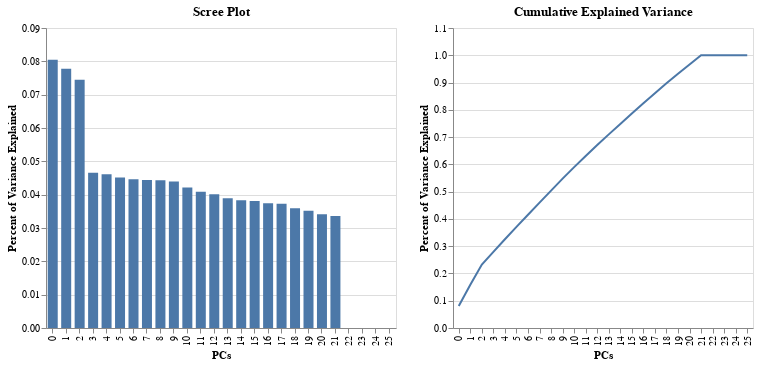

This figure's notebook cell:
### Code cell
scree = alt.Chart(pve).mark_bar(width=10).encode(
    x = alt.X('index:O', title = 'PCs'),
    y='Percent of Variance Explained:Q'
).properties(
    width = 350,
    title = 'Scree Plot'
)

pve_cumsum = pd.DataFrame(np.cumsum(d**2/np.sum(d**2)),columns=["Percent of Variance Explained"]).reset_index()
cumulative = alt.Chart(pve_cumsum).mark_line().encode(
    x = alt.X('index:O', title = 'PCs'),
    y = 'Percent of Variance Explained'
).properties(
    width = 300,
    title = 'Cumulative Explained Variance')
scree | cumulative

### Figure 1 — Vega-Lite specification as saved in the notebook (floating-point values rounded to 4 significant figures)
{"config": {"view": {"continuousWidth": 400, "continuousHeight": 300}}, "hconcat": [{"data": {"name": "data-a44d00b65391009892d669cc75a10da2"}, "mark": {"type": "bar", "width": 10}, "encoding": {"x": {"field": "index", "title": "PCs", "type": "ordinal"}, "y": {"field": "Percent of Variance Explained", "type": "quantitative"}}, "title": "Scree Plot", "width": 350}, {"data": {"name": "data-afe6a891fd6e947b2ac038812c4169ff"}, "mark": "line", "encoding": {"x": {"field": "index", "title": "PCs", "type": "ordinal"}, "y": {"field": "Percent of Variance Explained", "type": "quantitative"}}, "title": "Cumulative Explained Variance", "width": 300}], "$schema": "https://vega.github.io/schema/vega-lite/v4.17.0.json", "datasets": {"data-a44d00b65391009892d669cc75a10da2": [{"index": 0, "Percent of Variance Explained": 0.08044}, {"index": 1, "Percent of Variance Explained": 0.07781}, {"index": 2, "Percent of Variance Explained": 0.07446}, {"index": 3, "Percent of Variance Explained": 0.04658}, {"index": 4, "Percent of Variance Explained": 0.04612}, {"index": 5, "Percent of Variance Explained": 0.04515}, {"index": 6, "Percent of Variance Explained": 0.04465}, {"index": 7, "Percent of Variance Explained": 0.04439}, {"index": 8, "Percent of Variance Explained": 0.04432}, {"index": 9, "Percent of Variance Explained": 0.04393}, {"index": 10, "Percent of Variance Explained": 0.04216}, {"index": 11, "Percent of Variance Explained": 0.04091}, {"index": 12, "Percent of Variance Explained": 0.04012}, {"index": 13, "Percent of Variance Explained": 0.0389}, {"index": 14, "Percent of Variance Explained": 0.03836}, {"index": 15, "Percent of Variance Explained": 0.03814}, {"index": 16, "Percent of Variance Explained": 0.03742}, {"index": 17, "Percent of Variance Explained": 0.03728}, {"index": 18, "Percent of Variance Explained": 0.03592}, {"index": 19, "Percent of Variance Explained": 0.03521}, {"index": 20, "Percent of Variance Explained": 0.03412}, {"index": 21, "Percent of Variance Explained": 0.03362}, {"index": 22, "Percent of Variance Explained": 9.191e-33}, {"index": 23, "Percent of Variance Explained": 5.24e-33}, {"index": 24, "Percent of Variance Explained": 3.36e-33}, {"index": 25, "Percent of Variance Explained": 1.061e-33}], "data-afe6a891fd6e947b2ac038812c4169ff": [{"index": 0, "Percent of Variance Explained": 0.08044}, {"index": 1, "Percent of Variance Explained": 0.1582}, {"index": 2, "Percent of Variance Explained": 0.2327}, {"index": 3, "Percent of Variance Explained": 0.2793}, {"index": 4, "Percent of Variance Explained": 0.3254}, {"index": 5, "Percent of Variance Explained": 0.3706}, {"index": 6, "Percent of Variance Explained": 0.4152}, {"index": 7, "Percent of Variance Explained": 0.4596}, {"index": 8, "Percent of Variance Explained": 0.5039}, {"index": 9, "Percent of Variance Explained": 0.5479}, {"index": 10, "Percent of Variance Explained": 0.59}, {"index": 11, "Percent of Variance Explained": 0.6309}, {"index": 12, "Percent of Variance Explained": 0.671}, {"index": 13, "Percent of Variance Explained": 0.7099}, {"index": 14, "Percent of Variance Explained": 0.7483}, {"index": 15, "Percent of Variance Explained": 0.7864}, {"index": 16, "Percent of Variance Explained": 0.8238}, {"index": 17, "Percent of Variance Explained": 0.8611}, {"index": 18, "Percent of Variance Explained": 0.8971}, {"index": 19, "Percent of Variance Explained": 0.9323}, {"index": 20, "Percent of Variance Explained": 0.9664}, {"index": 21, "Percent of Variance Explained": 1.0}, {"index": 22, "Percent of Variance Explained": 1.0}, {"index": 23, "Percent of Variance Explained": 1.0}, {"index": 24, "Percent of Variance Explained": 1.0}, {"index": 25, "Percent of Variance Explained": 1.0}]}}
